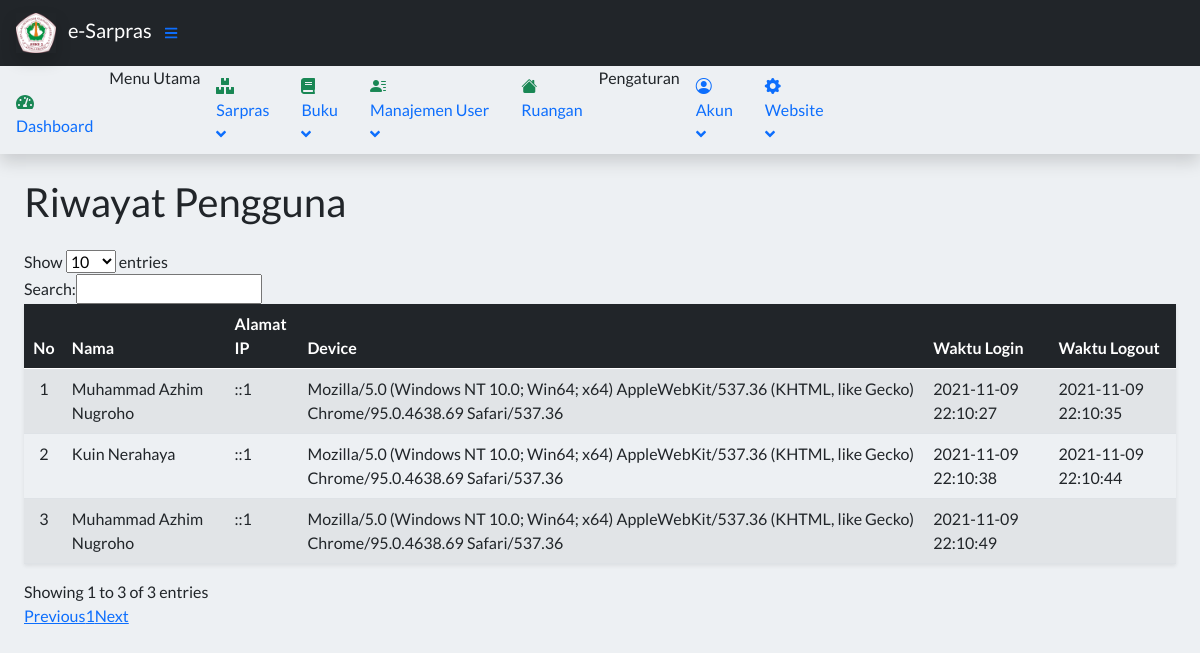
The page /index.php?page=LoginLog (signed in) on the database as committed earlier.
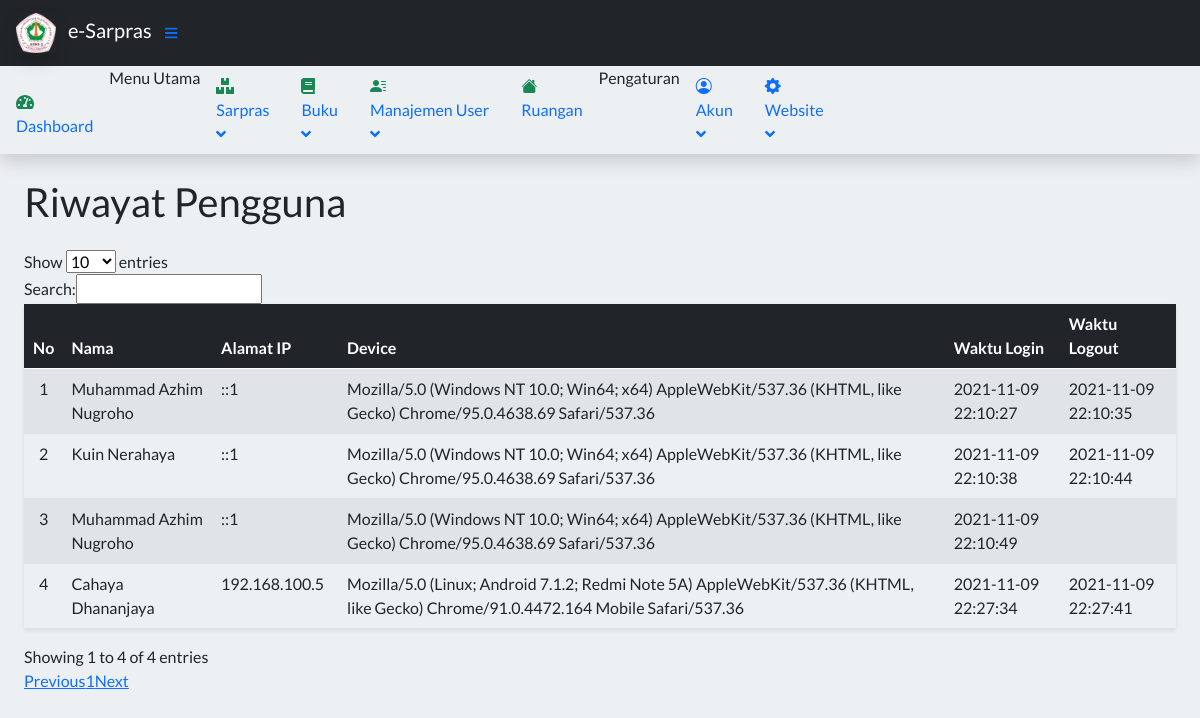
The same page on the database as committed later.
### tables this page shows
CREATE TABLE `tloginlog` (
  `idLoginLog` int(11) NOT NULL,
  `linkUser` int(11) NOT NULL,
  `ipUser` varchar(255) NOT NULL,
  `agenUser` varchar(255) NOT NULL,
  `waktuLogin` datetime NOT NULL,
  `waktuLogout` datetime DEFAULT NULL
);

CREATE TABLE `tuser` (
  `idUser` int(11) NOT NULL,
  `username` varchar(30) NOT NULL,
  `password` varchar(255) NOT NULL,
  `role` enum('Superuser','Administrator','Guest') NOT NULL,
  `nik` varchar(16) DEFAULT NULL,
  `nama` varchar(30) NOT NULL,
  `fotoProfil` varchar(255) DEFAULT 'person-fill.svg',
  `gender` enum('Laki-laki','Perempuan') NOT NULL,
  `agama` enum('Budha','Hindu','Islam','Katholik','Kristen') NOT NULL,
  `telpon` varchar(13) DEFAULT NULL,
  `email` varchar(30) DEFAULT NULL,
  `tanggalLahir` date DEFAULT NULL,
  `alamat` varchar(50) DEFAULT NULL,
  `status` enum('Kepala Sekolah','Wakil Kepala Sekolah','Kepala Lab','Guru') DEFAULT NULL,
  `isDeleted` tinyint(1) NOT NULL DEFAULT 0
);

### contents/loginlog.php (the view, shortened to what this page needs)
<?php
	require_once 'config/connect.php';
	$loginlogs = mysqli_query($db, "SELECT * FROM tloginlog");
?>
<main>
    <div class="container-fluid px-4">
        <h1 class="mt-4 mb-4">Riwayat Pengguna</h1>
        <div class="mb-3">
            <table id="example" class="display wrap table-striped table shadow-sm" style="width:100%">
                <thead class="table-dark">
                    <tr>
                        <th class="text-center">No</th>
                        <th>Nama</th>
                        <th>Alamat IP</th>
                        <th>Device</th>
                        <th>Waktu Login</th>
                        <th>Waktu Logout</th>
                    </tr>
                </thead>
                <tbody class="">
                    <?php $count = 1; ?>
                    <?php foreach($loginlogs as $loginlog) : ?>
                		<tr>
                			<td class="text-center"><?= $count; ?></td>
                            <?php
                            $linkUser = $loginlog['linkUser'];
                            $query = mysqli_query($db, "SELECT * FROM tuser WHERE idUser = $linkUser");
                            $namelog = mysqli_fetch_assoc($query);
                            ?>
                            <td><?= $namelog['nama'];?></td>
                            <td><?= $loginlog['ipUser']; ?></td>
                			<td><?= $loginlog['agenUser']; ?></td>
                            <td><?= $loginlog['waktuLogin']; ?></td>
                            <td><?= $loginlog['waktuLogout']; ?></td>
                		</tr>
                        <?php $count++ ?>
                    <?php endforeach; ?>
                </tbody>
            </table>
        </div>
    </div>
</main>

Rows that differ between the two databases and show on the page:
added tloginlog: linkUser.nama "Cahaya Dhananjaya", ipUser "192.168.100.5", agenUser "Mozilla/5.0 (Linux; Android 7.1.2; Redmi Note 5A) AppleWebKit/537.36 (KHTML, like Gecko) Chrome/91.0.4472.164 Mobile Safari/537.36", waktuLogin "2021-11-09 22:27:34", waktuLogout "2021-11-09 22:27:41"
Other text that changed with them:
text written by a page script: "Show entries Search: Showing 1 to 3 of 3 entries Previous 1 Next" → "Show entries Search: Showing 1 to 4 of 4 entries Previous 1 Next"
